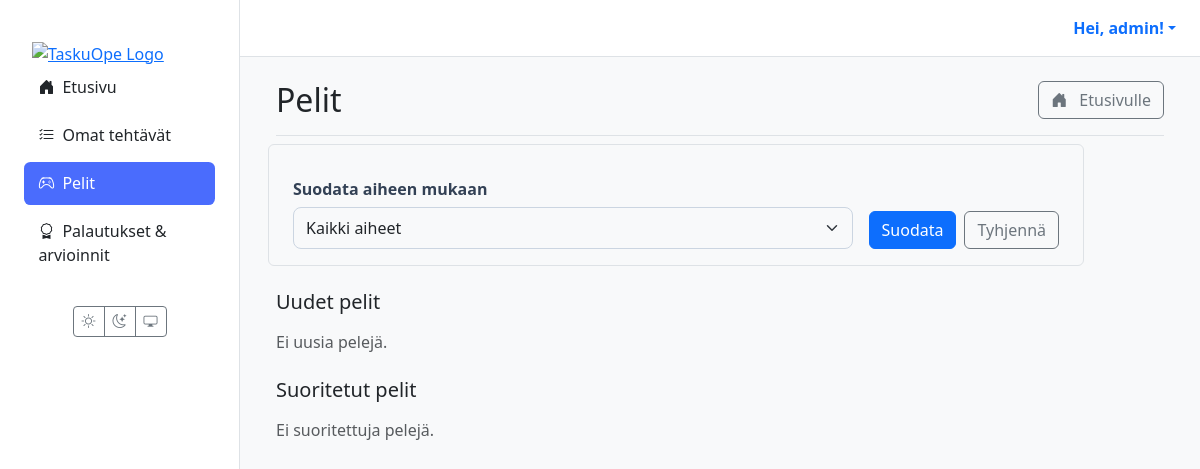
The app's page /oppilas/pelit/ (signed in), older data.
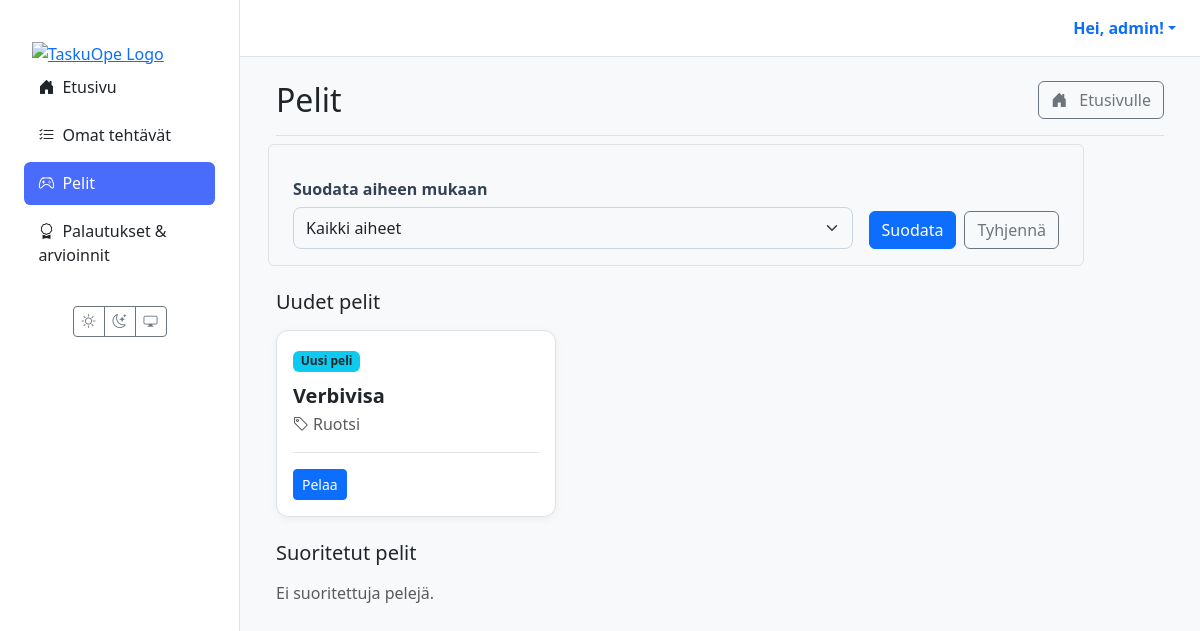
The same page, newer data.
### materials/models.py (models this page shows, shortened)
class Assignment(models.Model):
    class Status(models.TextChoices):
        ASSIGNED = "ASSIGNED", _("Annettu")
        IN_PROGRESS = "IN_PROGRESS", _("Kesken")
        SUBMITTED = "SUBMITTED", _("Palautettu")
        GRADED = "GRADED", _("Arvioitu")
    id = models.UUIDField(primary_key=True, default=uuid.uuid4, editable=False)
    material = models.ForeignKey(Material, on_delete=models.CASCADE, verbose_name=_("Materiaali"))
    student = models.ForeignKey(
        settings.AUTH_USER_MODEL,
        related_name='assignments',
        on_delete=models.CASCADE,
        limit_choices_to={'role': 'STUDENT'},
        verbose_name=_("Oppilas"),
    )
    assigned_by = models.ForeignKey(
        settings.AUTH_USER_MODEL,
        related_name='assigned_tasks',
        on_delete=models.CASCADE,
        limit_choices_to={'role': 'TEACHER'},
        verbose_name=_("Antanut opettaja"),
    )
    due_at = models.DateTimeField(null=True, blank=True, verbose_name=_("Määräaika"))
    status = models.CharField(max_length=20, choices=Status.choices, default=Status.ASSIGNED, verbose_name=_("Tila"))
    draft_response = models.TextField(blank=True, null=True, verbose_name=_("Luonnosvastaus"))
    created_at = models.DateTimeField(auto_now_add=True, verbose_name=_("Luotu"))
    class Meta:
        constraints = [
            models.UniqueConstraint(fields=['material', 'student'], name='unique_assignment_per_student'),
        ]
        indexes = [
            models.Index(fields=['status']),
            models.Index(fields=['due_at']),
            models.Index(fields=['student']),
            models.Index(fields=['assigned_by']),
        ]
        verbose_name = _("Tehtävänanto")
        verbose_name_plural = _("Tehtävänannot")

class Material(models.Model):
    class MaterialType(models.TextChoices):
        TASK = 'tehtävä', _('Tehtävä')
        LEARNING_MATERIAL = 'oppimateriaali', _('Oppimateriaali')
        TEST = 'testi', _('Testi')
        EXAM = 'koe', _('Koe')
        GAME = 'peli', _('Peli')
    class Status(models.TextChoices):
        DRAFT = 'DRAFT', _('Luonnos')
        PENDING_APPROVAL = 'PENDING', _('Odottaa hyväksyntää')
        APPROVED = 'APPROVED', _('Hyväksytty')
        REJECTED = 'REJECTED', _('Hylätty')
    GRADE_CHOICES = [(str(i), f"{i}. luokka") for i in range(1, 7)]
    id = models.UUIDField(primary_key=True, default=uuid.uuid4, editable=False)
    title = models.CharField(max_length=255, verbose_name=_("Otsikko"))
    content = models.TextField(
        verbose_name=_("Sisältö"),
        help_text=_("Raakasisältö, esim. AI:n tuottama teksti.")
    )
    structured_content = models.JSONField(
        null=True,
        blank=True,
        verbose_name=_("Jäsennelty sisältö"),
        help_text=_("Esim. monivalinnat tai tehtävän rakenne JSON-muodossa.")
    )
    material_type = models.CharField(
        max_length=50,
        choices=MaterialType.choices,
        default=MaterialType.TASK,
        verbose_name=_("Materiaalin tyyppi"),
    )
    subject = models.CharField(max_length=100, null=True, blank=True, verbose_name=_("Aine"))
    grade_level = models.CharField(
        max_length=20,
        choices=GRADE_CHOICES,
        null=True,
        blank=True,
        verbose_name=_("Luokka-aste"),
    )
    audience = models.JSONField(
        null=True,
        blank=True,
        verbose_name=_("Kohderyhmä"),
        help_text=_("Esim. {'learning_styles': ['visuaalinen'], 'languages': ['fi']}")
    )
    author = models.ForeignKey(
        settings.AUTH_USER_MODEL,
        related_name='authored_materials',
        on_delete=models.CASCADE,
        limit_choices_to={'role': 'TEACHER'},
        verbose_name=_("Tekijä (opettaja)"),
    )
    prompt = models.ForeignKey(
        Prompt,
        on_delete=models.SET_NULL,
        null=True,
        blank=True,
        verbose_name=_("Kehoite"),
    )
    status = models.CharField(
        max_length=50,
        choices=Status.choices,
        default=Status.DRAFT,
        verbose_name=_("Tila"),
    )
    version = models.IntegerField(default=1, verbose_name=_("Versio"))
    parent = models.ForeignKey(
        'self',
        on_delete=models.SET_NULL,
        null=True,
        blank=True,
        related_name='versions',
        verbose_name=_("Edellinen versio"),
    )
    created_at = models.DateTimeField(auto_now_add=True, verbose_name=_("Luotu"))
    updated_at = models.DateTimeField(auto_now=True, verbose_name=_("Päivitetty"))
    class Meta:
        verbose_name = _("Materiaali")
        verbose_name_plural = _("Materiaalit")

### materials/views/student.py (the view)
# urls.py: path("oppilas/pelit/", views.student_games_view, name="student_games"),
@login_required(login_url='kirjaudu')
def student_games_view(request):
    if request.user.role != 'STUDENT':
        return redirect('dashboard')
    selected_subject = request.GET.get('subject', '')
    qs = Assignment.objects.select_related('material', 'assigned_by').filter(
        student=request.user,
        material__material_type='peli'
    ).order_by('-created_at')
    subjects = qs.exclude(
        material__subject__isnull=True
    ).exclude(
        material__subject=''
    ).values_list('material__subject', flat=True).distinct().order_by('material__subject')
    if selected_subject:
        qs = qs.filter(material__subject=selected_subject)
    ctx = {
        "assigned": qs.filter(status="ASSIGNED"),
        "completed": qs.filter(status__in=["SUBMITTED", "GRADED"]),
        "subjects": subjects,
        "selected_subject": selected_subject,
        "now": timezone.now(),
    }
    return render(request, 'student/games.html', ctx)

### templates/student/games.html (shortened to what this page needs)
{% extends 'partials/base.html' %}
{% block content %}
<div class="container-fluid">
  <div class="d-flex justify-content-between align-items-center mb-4 border-bottom pb-3">
    <h1 class="h2 mb-0"> Pelit</h1>
    <a href="{% url 'dashboard' %}" class="btn btn-outline-secondary">
      <i class="bi bi-house-door-fill me-2"></i> Etusivulle
    </a>
  </div>
  <div style="max-width: 800px;" class="mb-4">
    <form method="get" class="row g-3 align-items-end p-3 rounded border">
      <div class="col-md">
        <label for="subject-filter" class="form-label fw-bold">Suodata aiheen mukaan</label>
        <select name="subject" id="subject-filter" class="form-select">
          <option value="">Kaikki aiheet</option>
        </select>
      </div>
      <div class="col-md-auto">
        <div class="d-flex gap-2">
          <button type="submit" class="btn btn-primary">Suodata</button>
          <a href="{% url 'material_list' %}" class="btn btn-outline-secondary">Tyhjennä</a>
        </div>
      </div>
    </form>
  </div>
  <section class="mb-4">
    <h2 class="h5 mb-3">Uudet pelit</h2>
    <div class="row row-cols-1 row-cols-md-2 row-cols-xl-3 g-4">
      {% for a in assigned %}
        <div class="col">
          <article class="card material-card h-100">
            <div class="card-body d-flex flex-column">
              <div class="mb-2">
                <span class="badge bg-info text-dark">Uusi peli</span>
              </div>
              <h5 class="card-title mt-1">{{ a.material.title }}</h5>
              <p class="card-subtitle mb-3 text-muted">
                <i class="bi bi-tag me-1"></i>{{ a.material.subject|default:"Ei määritetty" }}
              </p>
              <div class="card-actions mt-auto pt-3">
                <a href="{% url 'play_game' assignment_id=a.id %}" class="btn btn-sm btn-primary">Pelaa</a>
              </div>
            </div>
          </article>
        </div>
      {% empty %}
        <div class="col-12 text-muted">Ei uusia pelejä.</div>
      {% endfor %}
    </div>
  </section>
  <section class="mb-4">
    <h2 class="h5 mb-3">Suoritetut pelit</h2>
    <div class="row row-cols-1 row-cols-md-2 row-cols-xl-3 g-4">
      {% for a in completed %}
        <div class="col">
          <article class="card material-card h-100 border-success">
            <div class="card-body d-flex flex-column">
              <div class="mb-2">
                <span class="badge bg-success">Suoritettu</span>
              </div>
              <h5 class="card-title mt-1">{{ a.material.title }}</h5>
              <p class="card-subtitle mb-3 text-muted">
                <i class="bi bi-tag me-1"></i>{{ a.material.subject|default:"Ei määritetty" }}
              </p>
              <div class="card-actions mt-auto pt-3">
                <a href="{% url 'play_game' assignment_id=a.id %}" class="btn btn-sm btn-outline-secondary">Pelaa uudelleen</a>
              </div>
            </div>
          </article>
        </div>
      {% empty %}
        <div class="col-12 text-muted">Ei suoritettuja pelejä.</div>
      {% endfor %}
    </div>
  </section>
</div>
{% endblock %}

Row changes from the older to the newer data that the page shows:
added Assignment: material "Verbivisa", material.subject "Ruotsi"
Text that changed along with them:
text no longer shown: "Ei uusia pelejä."
